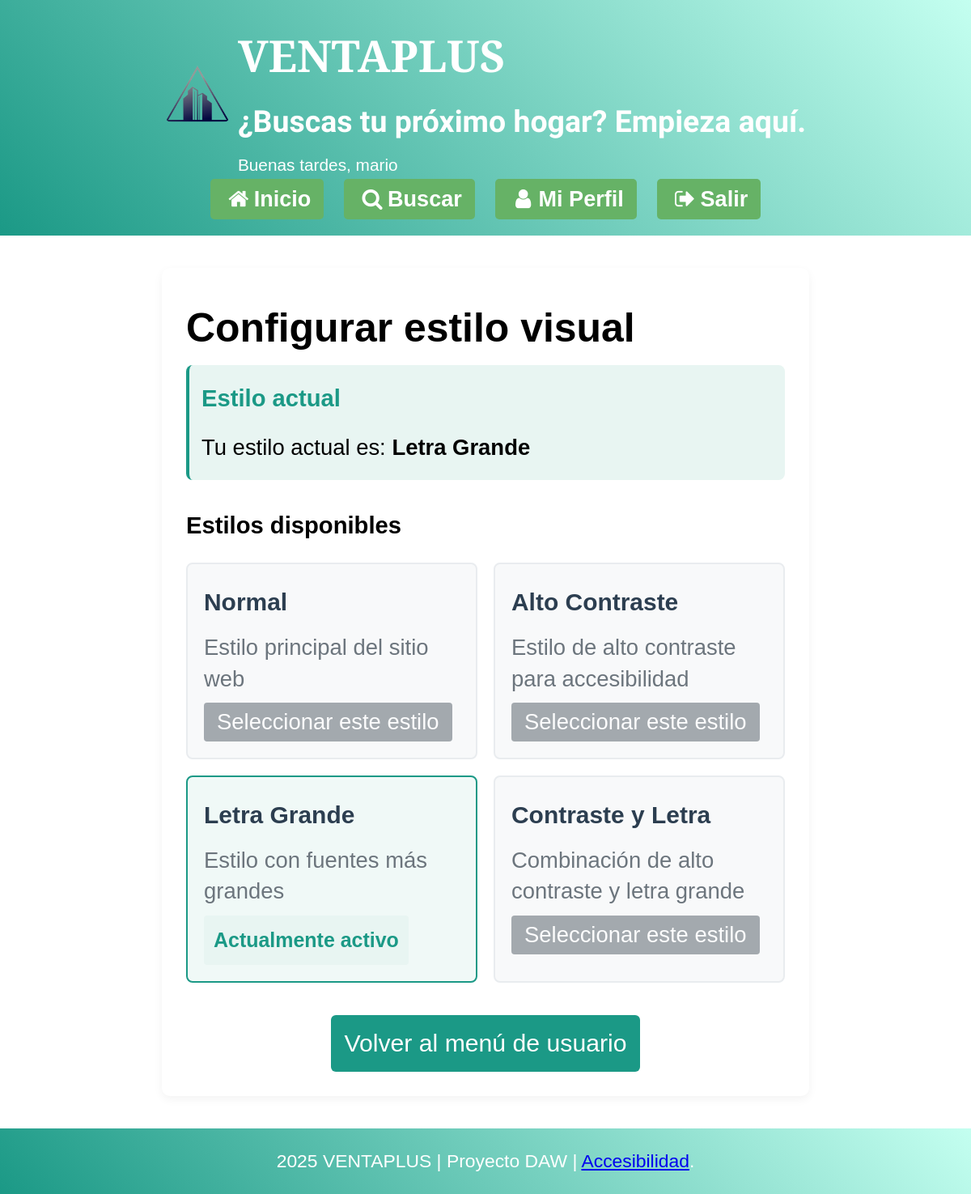
The app's page /configurar.php (signed in) with its own data.
### tables this page shows
CREATE TABLE `estilos` (
  `IdEstilo` int(11) NOT NULL,
  `Nombre` varchar(50) NOT NULL,
  `Descripcion` text DEFAULT NULL,
  `Fichero` varchar(100) NOT NULL
);

### configurar.php (the view, shortened to what this page needs)
<?php
$db = conectarDB();
$estilos = [];
$estilo_actual = '';
if ($db && isset($_SESSION['usuario_id'])) {
    $sql_estilos = "SELECT IdEstilo, Nombre, Descripcion, Fichero FROM ESTILOS ORDER BY IdEstilo ASC";
    $resultado_estilos = $db->query($sql_estilos);
    if ($resultado_estilos) {
        $estilos = $resultado_estilos->fetch_all(MYSQLI_ASSOC);
    }
    $sql_usuario = "SELECT e.Nombre FROM USUARIOS u
                    LEFT JOIN ESTILOS e ON u.Estilo = e.IdEstilo
                    WHERE u.IdUsuario = ?";
    $stmt = $db->prepare($sql_usuario);
    $stmt->bind_param("i", $_SESSION['usuario_id']);
    $stmt->execute();
    $resultado_usuario = $stmt->get_result();
    if ($resultado_usuario && $resultado_usuario->num_rows > 0) {
        $fila = $resultado_usuario->fetch_assoc();
        $estilo_actual = $fila['Nombre'];
    }
}
$clase_contraste = ($estilo_actual === 'Alto contraste') ? 'inicio' : '';
?>
<!DOCTYPE html>
<html lang="es">
<head>
    <?php require('estilos.php'); ?>
    <link rel="stylesheet" href="css/configurar.css">
    <link rel="stylesheet" type="text/css" href="css/print.css" media="print">
</head>
<body>
    <?php require('cabecera.php'); ?>
    <main class="<?php echo $clase_contraste; ?>">
        <h2>Configurar estilo visual</h2>
        <section class="estilo-actual">
            <h3>Estilo actual</h3>
            <p>Tu estilo actual es: <strong><?php echo $estilo_actual ?: 'Normal'; ?></strong></p>
        </section>
        <section class="lista-estilos">
            <h3>Estilos disponibles</h3>
            <?php if (empty($estilos)): ?>
                <p>No hay estilos disponibles en este momento.</p>
            <?php else: ?>
                <div class="estilos-grid">
                    <?php foreach ($estilos as $estilo): ?>
                        <article class="estilo-item anuncio <?php echo $estilo['Nombre'] == $estilo_actual ? 'estilo-activo' : ''; ?>">
                            <h4><?php echo $estilo['Nombre']; ?></h4>
                            <?php if (!empty($estilo['Descripcion'])): ?>
                                <p class="descripcion"><?php echo $estilo['Descripcion']; ?></p>
                            <?php endif; ?>
                            <?php if ($estilo['Nombre'] == $estilo_actual): ?>
                                <div class="estado-activo"> Actualmente activo</div>
                            <?php else: ?>
                                <form action="#" method="POST" style="display: inline;">
                                    <button type="submit" disabled class="btn-cambiar alto-contraste-boton">Seleccionar este estilo</button>
                                </form>
                            <?php endif; ?>
                        </article>
                    <?php endforeach; ?>
                </div>
            <?php endif; ?>
        </section>
        <p style="text-align: center; margin-top: 20px;">
            <a href="menu_usuario_registrado.php" class="volver alto-contraste-boton">Volver al menú de usuario</a>
        </p>
    </main>
    <?php require('pie.php'); ?>
</body>
</html>

### css/letra_grande.css (style rules this page uses)
* { margin: 0; padding: 0; box-sizing: border-box; font-family: Arial, sans-serif; }
body { font-size: 1.3em; line-height: 1.8; }

### css/configurar.css (style rules this page uses)
main { max-width: 800px; margin: 40px auto; padding: 30px; background-color: #fff; border-radius: 10px; box-shadow: 0 4px 12px rgba(0, 0, 0, 0.05); }
.estilos-grid { display: grid; grid-template-columns: repeat(auto-fit, minmax(300px, 1fr)); gap: 20px; margin-top: 20px; }
.estilo-item { background: #f8f9fa; border: 2px solid #e9ecef; border-radius: 8px; padding: 20px; transition: all 0.3s ease; }
.estilo-activo { border-color: #1b9986; background: #f0f9f7; }
.estilo-item h4 { color: #2c3e50; margin-bottom: 10px; font-size: 1.2em; }
.descripcion { color: #6c757d; margin-bottom: 10px; line-height: 1.4; }
.estado-activo { color: #1b9986; font-weight: bold; padding: 8px 12px; background: #e8f5f2; border-radius: 4px; display: inline-block; }
.btn-cambiar { background: #6c757d; color: white; border: none; padding: 8px 16px; border-radius: 4px; cursor: not-allowed; opacity: 0.6; }
.estilo-actual { background: #e8f5f2; padding: 15px; border-radius: 8px; margin-bottom: 30px; border-left: 4px solid #1b9986; }
.estilo-actual h3 { color: #1b9986; margin-bottom: 10px; }
.volver { display: inline-block; margin-top: 20px; padding: 8px 16px; background-color: #1b9986; color: white; border-radius: 6px; text-decoration: none; text-align: center; }

### css/print.css (style rules this page uses)
#login-popup, form, footer, button, input[type="submit"], input[type="button"], input[type="reset"] { display: none !important; }

### records on screen
estilos: Nombre "Letra Grande", Descripcion "Estilo con fuentes más grandes", shows "Actualmente activo"
estilos: Nombre "Normal", Descripcion "Estilo principal del sitio web"
estilos: Nombre "Alto Contraste", Descripcion "Estilo de alto contraste para accesibilidad"
estilos: Nombre "Contraste y Letra", Descripcion "Combinación de alto contraste y letra grande"

### other values on screen
$saludo "Buenas tardes, mario"
